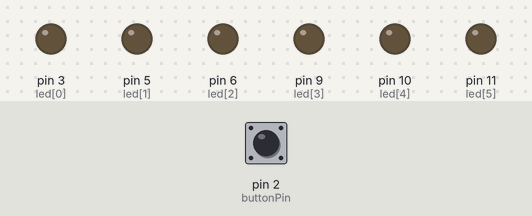
The sketch below on a simulated Arduino Uno, built with avr-gcc and run on an emulated ATmega328P. Parts: output pins drawn as LEDs (lit = HIGH). The test bench sets the inputs (shaded band); at power-on: pin 2 (buttonPin) HIGH.

Above: at 1.2 s.
1.3 s: pin 2 (buttonPin) pulled LOW for 0.15 s
At 2.0 s:
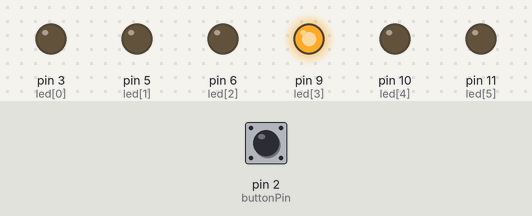
2.9 s: pin 2 (buttonPin) pulled LOW for 1 s
At 4.5 s:
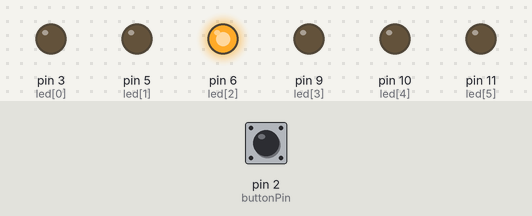
5.9 s: pin 2 (buttonPin) pulled LOW for 3.2 s
At 9.7 s:
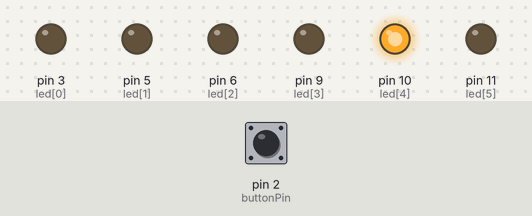
Timing chart, 0 to 11.2 s (numbered marks = the images above; inputs shaded):
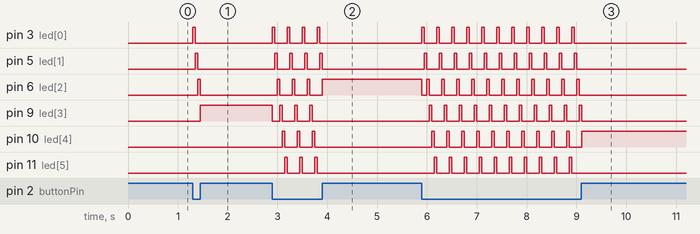

Measured:
- after the input at 1.3 s, pin 3 (led[0]): LOW → HIGH at once, → LOW 0.05 s later; pin 5 (led[1]): LOW → HIGH after 0.05 s, → LOW 0.05 s later; pin 6 (led[2]): LOW → HIGH after 0.10 s, → LOW 0.05 s later; pin 9 (led[3]): LOW → HIGH after 0.15 s
- after the input at 2.9 s, pin 3 (led[0]): alternates HIGH for 0.05 s and LOW for 0.25 s, 8 changes in all, then stays LOW, starting at once; pin 5 (led[1]): alternates HIGH for 0.05 s and LOW for 0.25 s, 8 changes in all, then stays LOW, starting after 0.05 s
- after the input at 5.9 s, pin 3 (led[0]): alternates HIGH for 0.05 s and LOW for 0.25 s, 22 changes in all, then stays LOW, starting at once; pin 5 (led[1]): alternates HIGH for 0.05 s and LOW for 0.25 s, 22 changes in all, then stays LOW, starting after 0.05 s

The sketch:

Dice.ino
```cpp
const unsigned int led[6] = { 3, 5, 6, 9, 10, 11 };
const int buttonPin = 2;

void setup() {
  for (int x = 0; x <= 5; x++) {
    pinMode(led[x], OUTPUT);  // 모든 배열 OUTPUT
  }
  pinMode(buttonPin, INPUT);
}

void loop() {
  int buttonInput = digitalRead(buttonPin);  // 버튼 입력값
  if (buttonInput == LOW) {                  // 버튼 누를 때
    for (int x = 0; x <= 5; x++) {
      for (int x = 0; x <= 5; x++) {
        digitalWrite(led[x], LOW);  // 배열 순서대로 끈다
      }
      digitalWrite(led[x], HIGH);  // 한 개를 킨다
      buttonInput = digitalRead(buttonPin);
      if (buttonInput == HIGH) break;  // 버튼 안 누를 때
      delay(50);                       // 버튼 바뀌는 속도
    }
  }
}
```
